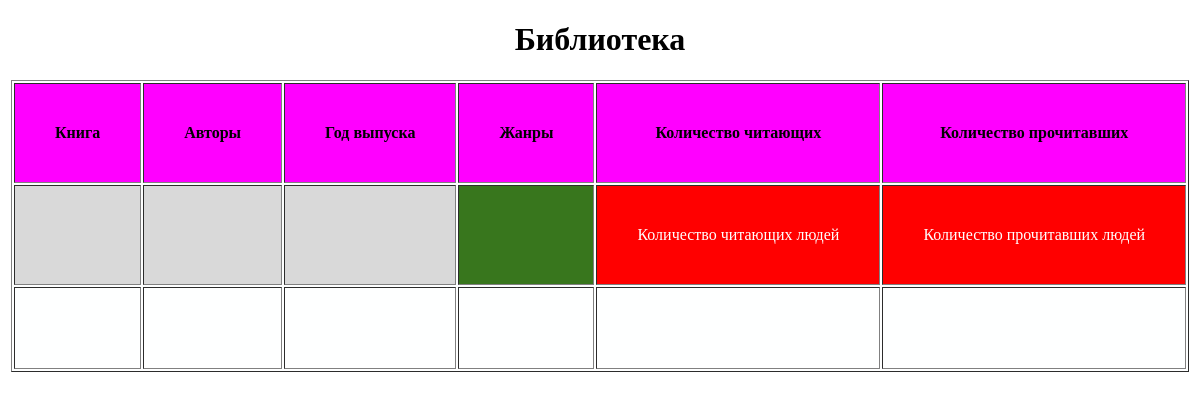
Before: /kiki/ with the older database file.
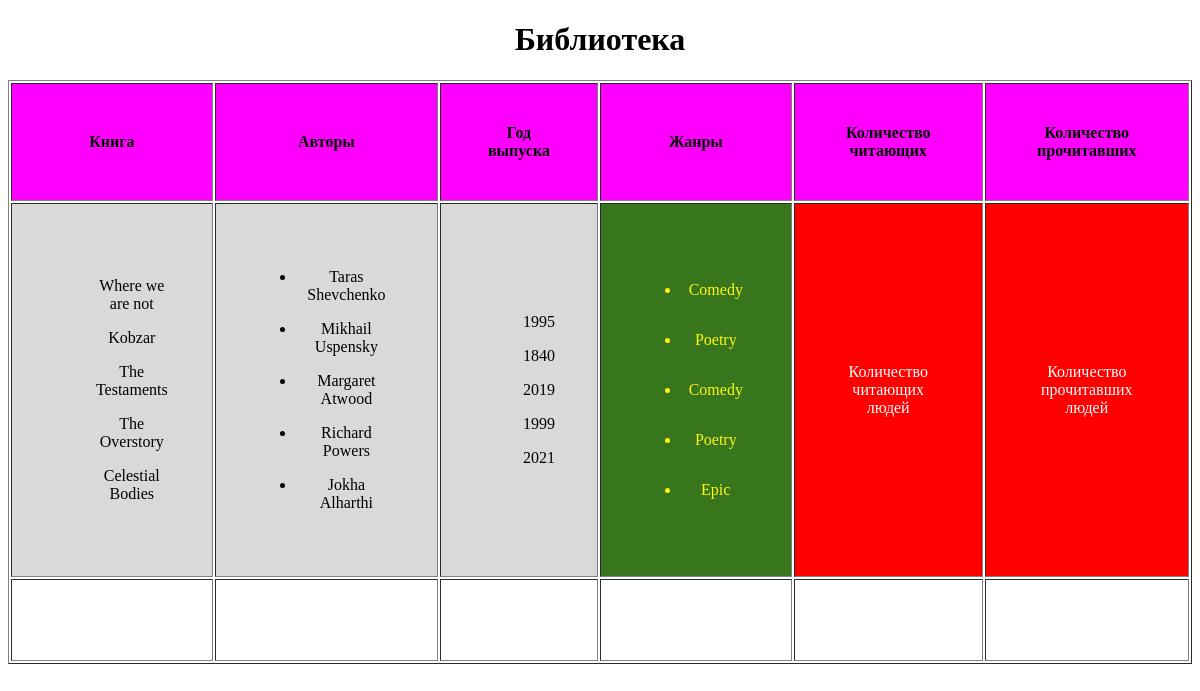
After: the same page with the newer database file.
### personal/models.py (models this page shows, shortened)
class Book(models.Model):
    name = models.CharField(max_length=100)
    year_issued = models.PositiveSmallIntegerField()
    authors = models.ManyToManyField("Author")
    pages_count = models.PositiveSmallIntegerField()
    genres = models.ManyToManyField("Genre")
    class Meta:
        verbose_name_plural = "Books"

class Author(models.Model):
    first_name = models.CharField(max_length=100)
    last_name = models.CharField(max_length=100)
    country = models.ForeignKey('Country',on_delete=models.CASCADE)
    class Meta:
        verbose_name_plural = "Authors"

class Genre(models.Model):
    name = models.CharField(max_length=100)
    class Meta:
        verbose_name_plural = "Genres"

### personal/views.py (the view)
# urls.py: path('kiki/', kiki.as_view()),
class kiki(TemplateView):
    template_name = 'kiki.html'
    def get_context_data(self, **kwargs):
        readers = Reader.objects.all()
        books = Book.objects.all()
        authors = Author.objects.all()
        return {
                'readers': readers,
                'books': books,
                'authors': authors,
            }

### personal/templates/kiki.html (shortened to what this page needs)
<!DOCTYPE html>
<html lang="en">
<head>
</head>
<body background="http://ilchakov.net.ua/prof/photo/Fon_JJ_34.jpg">
<table border="1" bgcolor="#FEFFFF" align="center"  >
        <h1 align="center">Библиотека</h1>
    <tr class="fofo" bgcolor="#FF00FF">
        <td>Книга</td>
        <td>Авторы</td>
        <td>Год выпуска</td>
        <td>Жанры</td>
        <td>Количество читающих</td>
        <td>Количество прочитавших</td>
    </tr>
    <tr>
        <td bgcolor="#D9D9D9">
            {%for book in books %}
            <ul>
               {{book.name}}
            </ul>
            {%endfor%}
        </td>
        <td bgcolor="#D9D9D9">
        <ul>
           {%for author in authors %}
            <li>{{author.first_name}}  {{author.last_name}}</li>
            {%endfor%}
        </ul>
        </td>
        <td bgcolor="#D9D9D9">
            {%for book in books %}
            <ul>
               {{book.year_issued}}
            </ul>
            {%endfor%}
        </td>
        <td bgcolor="#38761D">
            {%for book in books %}
            <ul class="zzz">
                {%for genre in book.genres.all %}
                <li>{{genre.name}}</li>
                {%endfor%}
            </ul>
            {%endfor%}
        </td>
        <td class="xxx" bgcolor="red">Количество читающих людей</td>
        <td class="xxx" bgcolor="red">Количество прочитавших людей</td>
    </tr>
    <tr>
        <td></td>
        <td></td>
        <td></td>
        <td></td>
        <td></td>
        <td></td>
    </tr>
    </table>
</body>
</html>

Changed rows visible on the page:
added Book: name "Where we are not", year_issued "1995"
added Book: name "Kobzar", year_issued "1840"
added Book: name "The Testaments", year_issued "2019"
added Book: name "The Overstory", year_issued "1999"
added Book: name "Celestial Bodies", year_issued "2021"
added Author: first_name "Taras", last_name "Shevchenko"
added Author: first_name "Mikhail", last_name "Uspensky"
added Author: first_name "Margaret", last_name "Atwood"
added Author: first_name "Richard", last_name "Powers"
added Author: first_name "Jokha", last_name "Alharthi"
added Genre: name "Comedy"
added Genre: name "Poetry"
added Genre: name "Epic"
